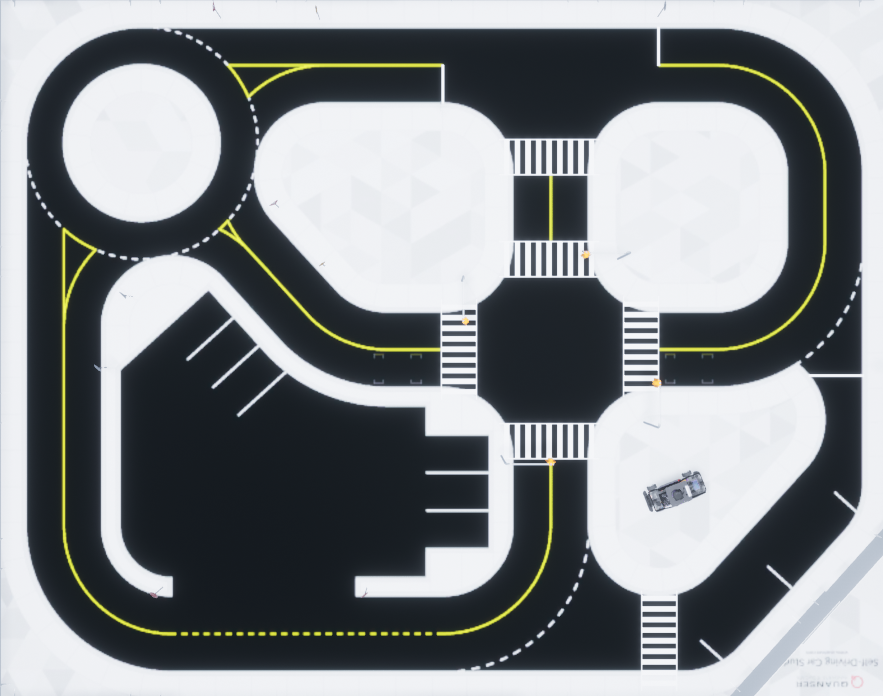
#> input picture qcar2_nodes/scripts/ori_map.png, 883 x 696 px
$ python road_editor.py
#> lines starting #> are read from the running program, lines starting #| are printed output that depends on the picture; after the words box and inside, x2 and y2 are one past the last pixel; in counts of white or black regions, pixels touching at a corner belong together
import numpy as np
import cv2
import pickle
import os

class Road:
    # [4 lines left out: function __init__, not called in this run]


class RoadEditor:
    def __init__(self, map_image):
        self.map_image = map_image.copy()
        self.display_image = map_image.copy()
        self.roads = {}
        self.current_road_id = 0
        self.current_road_points = []
        self.editing_mode = "add_road"  # 'add_road', 'edit_road'
        self.selected_road = None
        self.road_colors = {}  # 存储每条道路的颜色
        self.is_creating_road = False
        self.temp_point = None

    def start_editor(self):
        """启动道路编辑器"""
        cv2.namedWindow("Road Editor")
        cv2.setMouseCallback("Road Editor", self.mouse_callback)

        while True:
            # 刷新显示
            self.update_display()

            # 显示操作模式
            cv2.putText(self.display_image, f"Mode: {self.editing_mode}", (10, 30),
                        cv2.FONT_HERSHEY_SIMPLEX, 0.7, (0, 0, 255), 2)

            if self.is_creating_road:
                cv2.putText(self.display_image, "Creating Road (Press Enter to finish)",
                            (10, 60), cv2.FONT_HERSHEY_SIMPLEX, 0.7, (0, 0, 255), 2)

            cv2.imshow("Road Editor", self.display_image)

            key = cv2.waitKey(20)
            if key == 27:  # ESC键退出
                break
            elif key == ord('a'):  # 'a'键切换到添加道路模式
                self.editing_mode = "add_road"
                print("切换到添加道路模式")
            elif key == ord('e'):  # 'e'键切换到编辑道路模式
                self.editing_mode = "edit_road"
                print("切换到编辑道路模式")
            elif key == ord('s'):  # 's'键保存道路定义
                self.save_roads()
            elif key == ord('l'):  # 'l'键加载道路定义
                self.load_roads()
            elif key == 13:  # Enter键完成当前道路创建
                if self.is_creating_road and len(self.current_road_points) >= 2:
                    self.finish_current_road()
            elif key == 8:  # Backspace键删除最后一个点
                if self.current_road_points:
                    self.current_road_points.pop()
                    print("删除最后一个点")
            elif key == ord('d'):  # 'd'键删除当前选中的道路
                if self.editing_mode == "edit_road" and self.selected_road is not None:
                    if self.ask_yes_no(f"Are you sure you want to delete {self.roads[self.selected_road].name}?"):
                        deleted_name = self.roads[self.selected_road].name
                        del self.roads[self.selected_road]
                        print(f"已删除道路: {deleted_name}")
                        self.selected_road = None

        cv2.destroyAllWindows()
        return self.roads

    # [25 lines left out: function mouse_callback, not called in this run]

    def update_display(self):
        """更新显示图像"""
        self.display_image = self.map_image.copy()

        # 绘制所有道路
        for road_id, road in self.roads.items():
            # 为每条道路分配唯一颜色（如果还没有）
            if road_id not in self.road_colors:
                self.road_colors[road_id] = tuple(np.random.randint(0, 255, 3).tolist())

            color = self.road_colors[road_id]

            # 绘制道路线
            for i in range(len(road.points) - 1):
                p1 = road.points[i]
                p2 = road.points[i + 1]
                cv2.line(self.display_image, (p1[1], p1[0]), (p2[1], p2[0]), color, 2)


            p1 = road.points[-1]
            p2 = road.points[0]
            cv2.line(self.display_image, (p1[1], p1[0]), (p2[1], p2[0]), color, 2)

            # 绘制道路点
            for p in road.points:
                cv2.circle(self.display_image, (p[1], p[0]), 3, color, -1)

            # 显示道路ID和名称
            if road.points:
                pos = road.points[0]
                cv2.putText(self.display_image, f"{road.name} (ID:{road.id})",
                            (pos[1], pos[0] - 10), cv2.FONT_HERSHEY_SIMPLEX, 0.5, color, 1)

        # 绘制正在创建的道路
        if self.is_creating_road and self.current_road_points:
            # 给当前道路一个临时颜色
            temp_color = (0, 255, 255)  # 黄色

            # 绘制已添加的点和线
            for i in range(len(self.current_road_points)):
                p = self.current_road_points[i]
                cv2.circle(self.display_image, (p[1], p[0]), 3, temp_color, -1)
                if i > 0:
                    p_prev = self.current_road_points[i-1]
                    cv2.line(self.display_image, (p_prev[1], p_prev[0]), (p[1], p[0]), temp_color, 2)

            # 绘制临时线（从最后一个点到鼠标位置）
            if self.temp_point and len(self.current_road_points) > 0:
                p_last = self.current_road_points[-1]
                cv2.line(self.display_image, (p_last[1], p_last[0]),
                         (self.temp_point[1], self.temp_point[0]), (128, 128, 128), 1)

        # 显示选中的道路（高亮显示）
        if self.selected_road is not None:
            road = self.roads.get(self.selected_road)
            if road:
                for i in range(len(road.points) - 1):
                    p1 = road.points[i]
                    p2 = road.points[i + 1]
                    cv2.line(self.display_image, (p1[1], p1[0]), (p2[1], p2[0]), (0, 0, 255), 3)

                # 连接首尾
                p1 = road.points[-1]
                p2 = road.points[0]
                cv2.line(self.display_image, (p1[1], p1[0]), (p2[1], p2[0]), (0, 0, 255), 3)

    # [125 lines left out: functions finish_current_road, find_road_at_point, ask_yes_no, ask_road_name, save_roads, load_roads, not called in this run]


# 测试函数
def test_road_editor():
    map_path = "ori_map.png"  # 替换为您的地图路径
    map_image = cv2.imread(map_path)
#> map_image is the input picture: shape (696, 883, 3); mean B, G, R 137.1, 134.3, 130.2

    if map_image is None:
        print("无法读取地图图像")
        return

    editor = RoadEditor(map_image)
    roads = editor.start_editor()
#> after the loop in update_display, `for road_id, road in self.roads.items():`: self.road_colors = 0 items
#> in start_editor, `cv2.putText(self.display_image, f"Mode: {self.editing_mode}", (10, 30)..`:
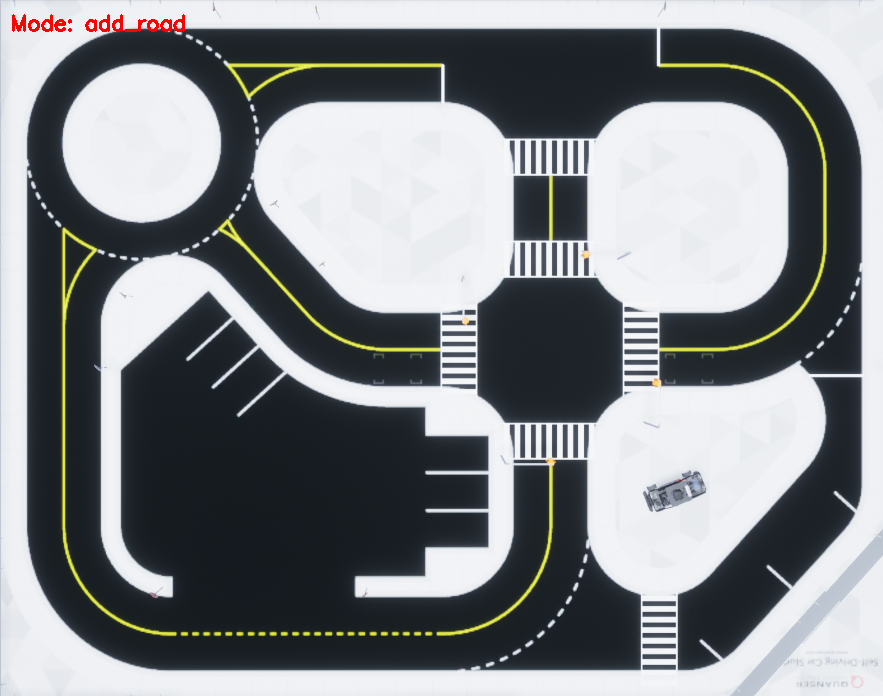
#> self.display_image: shape (696, 883, 3); 0.2% of pixels changed, all inside (x1, y1, x2, y2) = (12, 14, 185, 32)
#> (key e is pressed here)
#> roads = 0 items
    print(f"总共定义了 {len(roads)} 条道路")
#| 总共定义了 0 条道路

if __name__ == "__main__":
    test_road_editor()

$ run again, with qcar2_nodes/scripts/paths_view.png copied over qcar2_nodes/scripts/ori_map.png
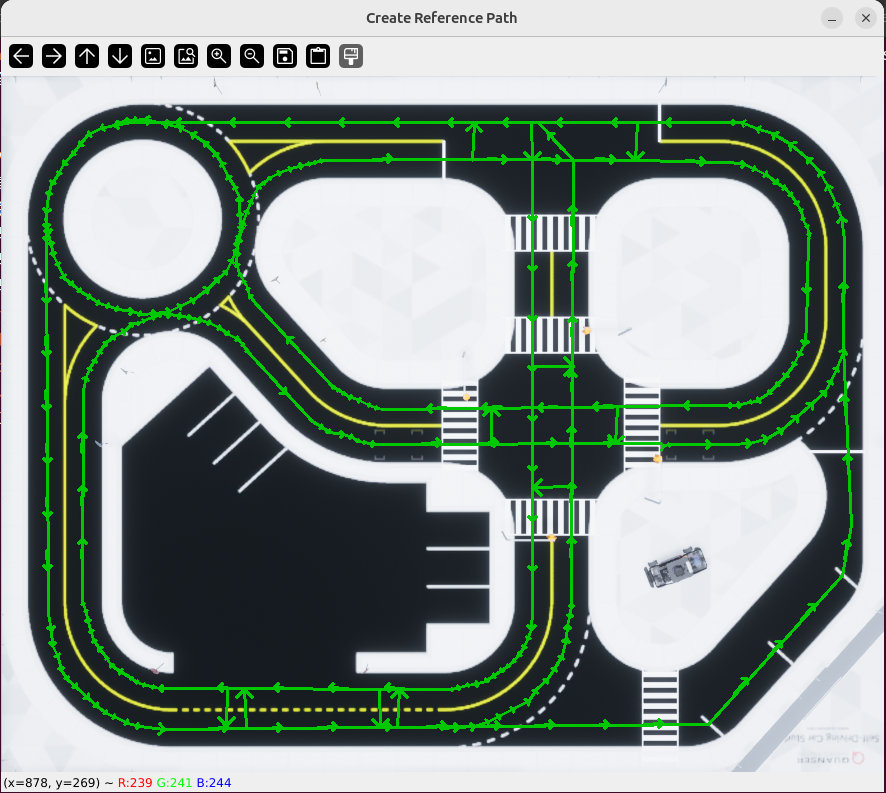
#> input picture qcar2_nodes/scripts/paths_view.png, 886 x 793 px
#> in test_road_editor, map_image is the input picture: shape (793, 886, 3); mean B, G, R 144.6, 150.6, 139.1
#> after the loop in update_display, `for road_id, road in self.roads.items():`: self.road_colors = 0 items
#> in start_editor, `cv2.putText(self.display_image, f"Mode: {self.editing_mode}", (10, 30)..`:
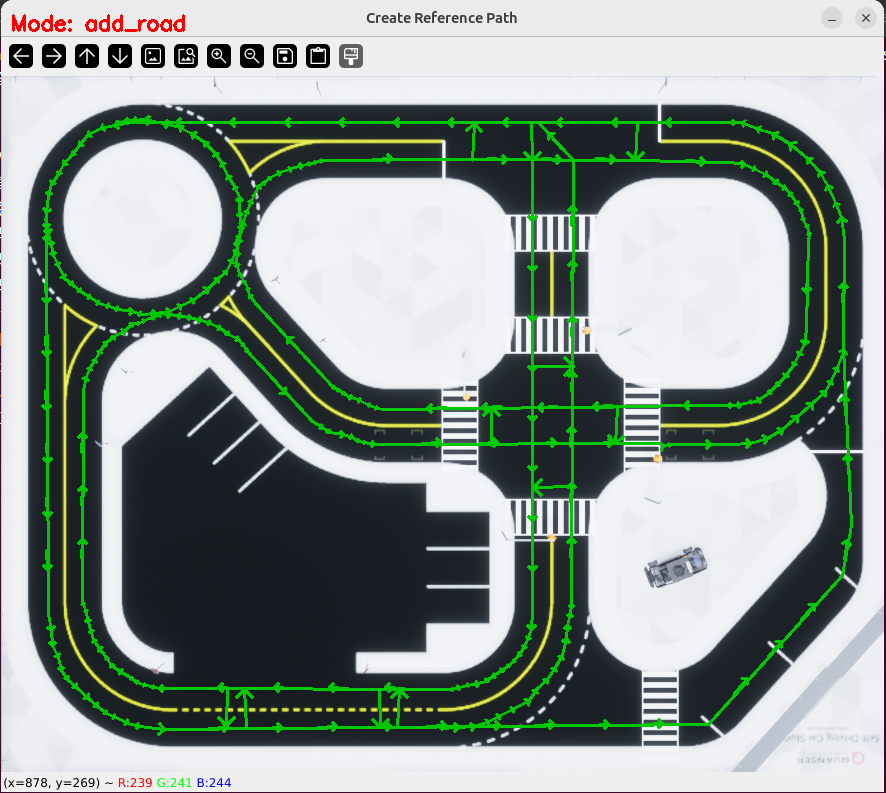
#> self.display_image: shape (793, 886, 3); 0.17% of pixels changed, all inside (x1, y1, x2, y2) = (12, 14, 185, 32)
#| 总共定义了 0 条道路
